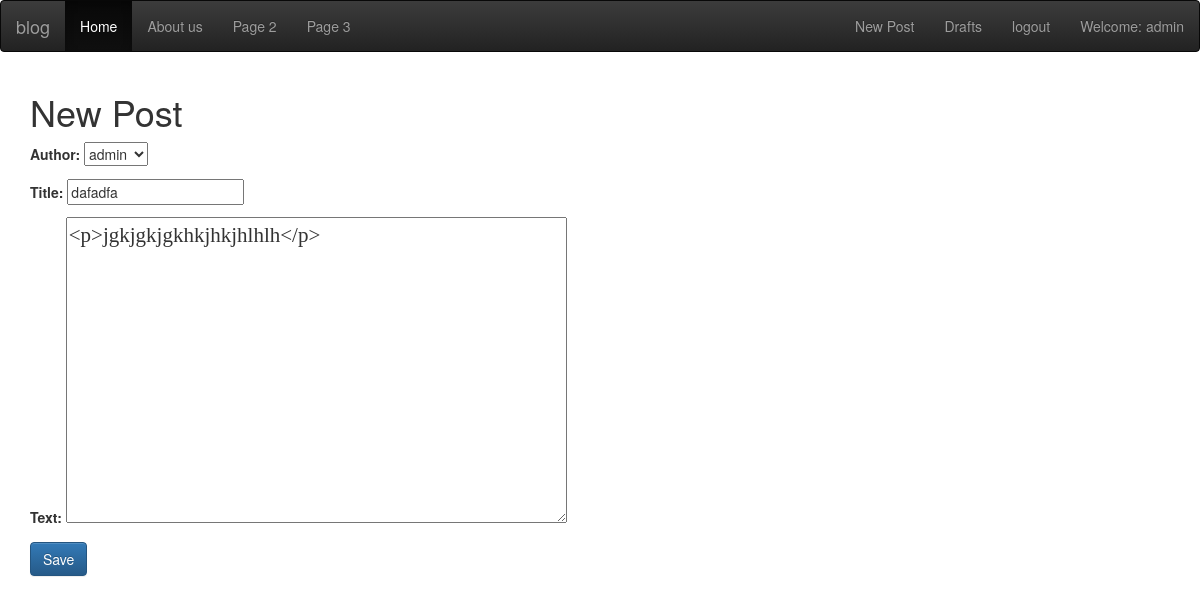
Screenshot of /post/2/edit/ (signed in) with the database file from the repository.
### blog/models.py (models this page shows, shortened)
class Post(models.Model):
    author = models.ForeignKey('auth.User',on_delete=models.CASCADE)
    title = models.CharField(max_length=200)
    text = models.TextField()
    created_date = models.DateTimeField(default=timezone.now)
    published_date = models.DateTimeField(blank=True ,null=True)

### blog/views.py (the view)
# urls.py: path('post/<int:pk>/edit/',views.PostUpdateView.as_view() , name = 'post_edit'),
class PostUpdateView(LoginRequiredMixin,UpdateView):
    login_url = '/login/'
    redirect_field_name = 'blog/post_detail.html'
    form_class = PostForm
    model = Post

### blog/forms.py
class PostForm(forms.ModelForm):
    class Meta():
        model = Post
        fields = ('author','title','text')
        widgets = {
            'title':forms.TextInput(attrs={'class':'textinputclass'}),
            'text': forms.Textarea(attrs={'class':'editable meduim-editor-textarea postcontent'})
        }

### blog/templates/blog/post_form.html (shortened to what this page needs)
{% extends 'blog/base.html' %}
{% block content %}
<h1>New Post</h1>
<form method = 'POST' class = post-form>
    {{form.as_p}}
    <button type="submit" class="save btn btn-primary"> Save </button>
</form>
{% endblock %}

### blog/templates/blog/base.html (shortened to what this page needs)
{% load static %}
<!DOCTYPE html>
<html lang="en">
<head>
<link rel="stylesheet" href="https://maxcdn.bootstrapcdn.com/bootstrap/3.3.7/css/bootstrap.min.css">
<link rel="stylesheet" href="https://maxcdn.bootstrapcdn.com/bootstrap/3.3.7/css/bootstrap-theme.min.css">
 <link rel="stylesheet" href="//cdn.jsdelivr.net/npm/medium-editor@latest/dist/css/medium-editor.min.css" type="text/css" media="screen" charset="utf-8">
<link rel="stylesheet" href="{% static 'css/blog.css' %}">
</head>
<body class="loader">
    <nav class="navbar navbar-inverse">
        <div class="container-fluid">
          <div class="navbar-header">
            <a class="navbar-brand" href="{% url 'post_list' %}">blog</a>
          </div>
          <ul class="nav navbar-nav">
            <li class="active"><a href="{% url 'post_list' %}">Home</a></li>
            <li><a href="{% url 'about' %}">About us</a></li>
            <li><a href="#">Page 2</a></li>
            <li><a href="#">Page 3</a></li>
          </ul>
          <ul class="nav navbar-nav navbar-right">
              {% if user.is_authenticated %}
              <li><a href="{% url 'post_new' %}"> New Post  </a></li>
              <li><a href="{% url 'post_draft_list' %}"> Drafts  </a></li>
              <li><a href="{% url 'logout' %}"> logout  </a></li>
              <li><a> Welcome: {{user.get_username}} </a></li>
              {% else %}
            <li><a href="{% url 'login' %}"><span class="glyphicon glyphicon-log-in"></span> Login</a></li>
            {% endif %}
          </ul>
        </div>
      </nav>
    <div class="content container ">
        <div class="row">
            <div class="col-md-8">
                <div class="blog_posts">
                    {% block content %}
                    {% endblock %}
                </div>
            </div>
        </div>
    </div>
</body>
</html>

### blog/static/css/blog.css (style rules this page uses)
.postcontent { font-family: 'Patrick Hand', cursive; font-size: 1.5em; }
.loader { filter:hue-rotate(0deg); color:linear-gradient(45deg,#0f8,#08f); animation:hue 10000ms infinite linear; }

### rows the page displays
Post: author "admin", title "dafadfa", text "<p>jgkjgkjgkhkjhkjhlhlh</p>"

### other values shown
{{ user.get_username }} "admin"
